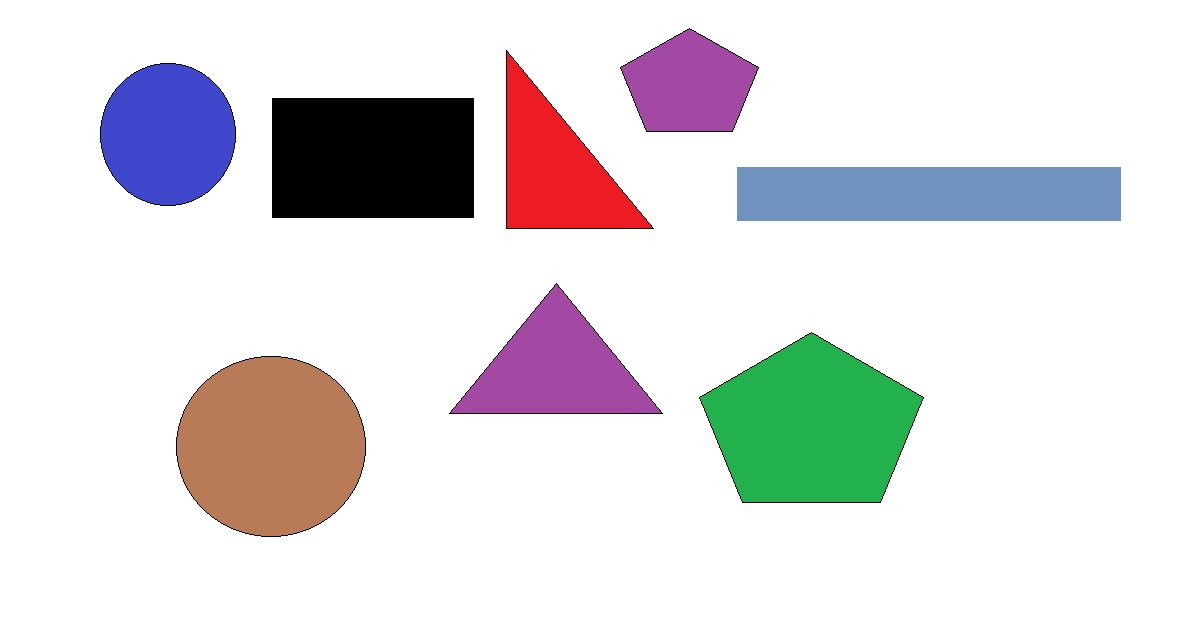
#> input picture a5.jpg, 1192 x 623 px
$ python Shape_detection_on_image_a5.py   (older library calls are emulated)
#> lines starting #> are read from the running program, lines starting #| are printed output that depends on the picture; after the words box and inside, x2 and y2 are one past the last pixel; in counts of white or black regions, pixels touching at a corner belong together
# import the necessary packages
import cv2

class ShapeDetector:
	def __init__(self):
		pass

	def detect(self, c):
		# initialize the shape name and approximate the contour
		shape = "unidentified"
		peri = cv2.arcLength(c, True)
		approx = cv2.approxPolyDP(c, 0.04 * peri, True)
		# if the shape is a triangle, it will have 3 vertices
		if len(approx) == 3:
			shape = "triangle"

		# if the shape has 4 vertices, it is either a square or
		# a rectangle
		elif len(approx) == 4:
			# compute the bounding box of the contour and use the
			# bounding box to compute the aspect ratio
			(x, y, w, h) = cv2.boundingRect(approx)
			ar = w / float(h)

			# a square will have an aspect ratio that is approximately
			# equal to one, otherwise, the shape is a rectangle
			shape = "square" if ar >= 0.95 and ar <= 1.05 else "rectangle"

		# if the shape is a pentagon, it will have 5 vertices
		elif len(approx) == 5:
			shape = "pentagon"

		# otherwise, we assume the shape is a circle
		else:
			shape = "circle"

		# return the name of the shape
		return shape

import argparse
import imutils
import cv2
import numpy as np
import matplotlib.pyplot as plt

# construct the argument parse and parse the arguments
#ap = argparse.ArgumentParser()
#ap.add_argument("-i", "--image", required=True,help="a,jpg")
#args = vars(ap.parse_args())
# load the image and resize it to a smaller factor so that
# the shapes can be approximated better
image = cv2.imread('a5.jpg')
#> image is the input picture: shape (623, 1192, 3); mean B, G, R 224, 221.9, 224.5
resized = imutils.resize(image, width=300)
ratio = image.shape[0] / float(resized.shape[0])
#> ratio = 3.99

# convert the resized image to grayscale, blur it slightly,
# and threshold it
gray = cv2.cvtColor(resized, cv2.COLOR_BGR2GRAY)
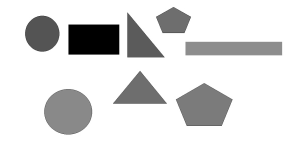
#> gray: shape (156, 300); min 0, max 255, mean 222.9


ret,thresh = cv2.threshold(gray,200,255,cv2.THRESH_BINARY_INV)
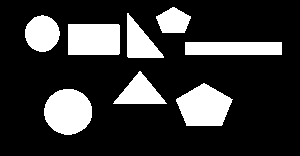
#> thresh: shape (156, 300); 20.9% white; 8 white regions

cv2.imshow('a1',thresh)
# find contours in the thresholded image and initialize the
# shape detector
cnts = cv2.findContours(thresh.copy(), cv2.RETR_EXTERNAL,
	cv2.CHAIN_APPROX_SIMPLE)
#> cnts = 8 contours; box (x1, y1, x2, y2) and area: (44, 89, 92, 135) 1668, (176, 83, 233, 126) 1630, (68, 24, 120, 55) 1529, (185, 42, 282, 55) 1152, (25, 15, 60, 52) 940, (113, 71, 167, 104) 862, (127, 13, 164, 58) 829, (156, 7, 191, 33) 605
cnts = cnts[0] if imutils.is_cv2() else cnts[1]
sd = ShapeDetector()

# loop over the contours
for c in cnts:
    # compute the center of the contour, then detect the name of the
    # shape using only the contour
    M = cv2.moments(c)
    if M["m00"]>0:
        cX = int((M["m10"] / M["m00"]) * ratio)
        cY = int((M["m01"] / M["m00"]) * ratio)
        shape = sd.detect(c)

    # multiply the contour (x, y)-coordinates by the resize ratio,
    # then draw the contours and the name of the shape on the image
        c = c.astype("float")
        c *= ratio
        c = c.astype("int")
        cv2.drawContours(image, [c], -1, (0, 255, 0), 2)
        cv2.putText(image, shape, (cX, cY), cv2.FONT_HERSHEY_SIMPLEX,0.5, (0, 0, 100), 2)

    # show the output image
        cv2.imshow("Image", image)
        cv2.waitKey(0)
#> this loop made 8 passes
#> (c, cX, cY, shape, peri in detect, approx in detect, x in detect, y in detect) on pass 4: ([[738, 167], [738, 215], [1122, 215], [1122, 167]], 930, 191, 'rectangle', 216, [[185, 42], [185, 54], [281, 54], [281, 42]], 185, 42)
#> (cX, cY, shape, peri in detect, approx in detect, x in detect, y in detect, w in detect) on pass 5: (373, 155, 'rectangle', 160.8, [[68, 24], [68, 54], [119, 53], [118, 24]], 68, 24, 52)
#> pass 1, `cv2.imshow("Image", image)`:
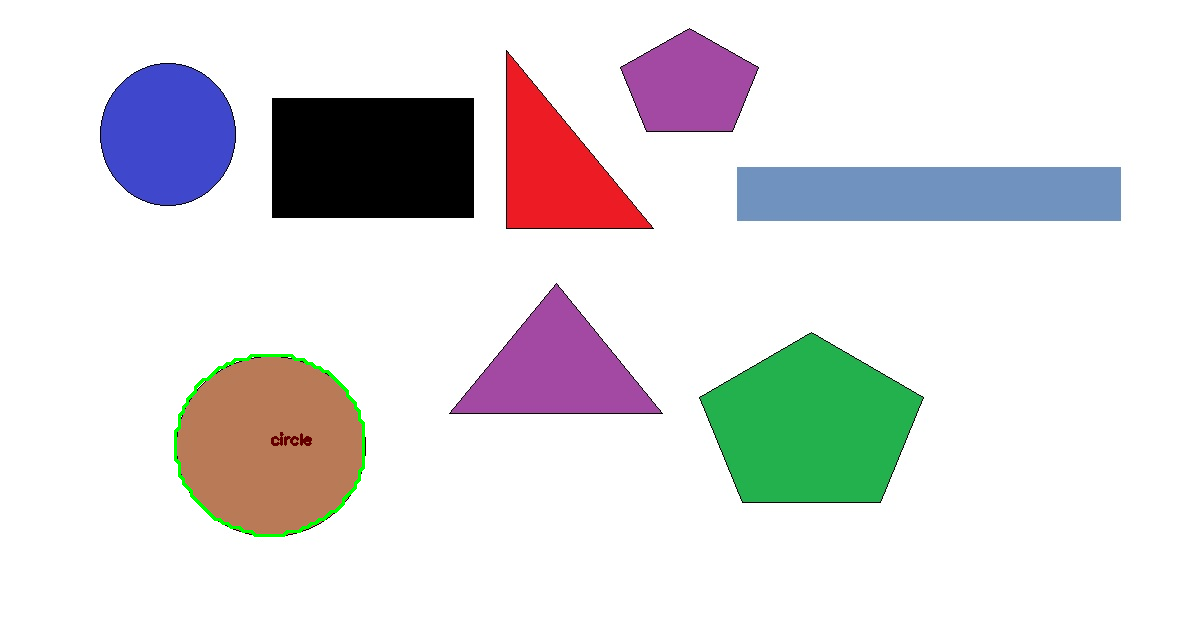
#> window 'Image': shape (623, 1192, 3); mean B, G, R 223.6, 222.1, 223.9
#> pass 2, `cv2.imshow("Image", image)`:
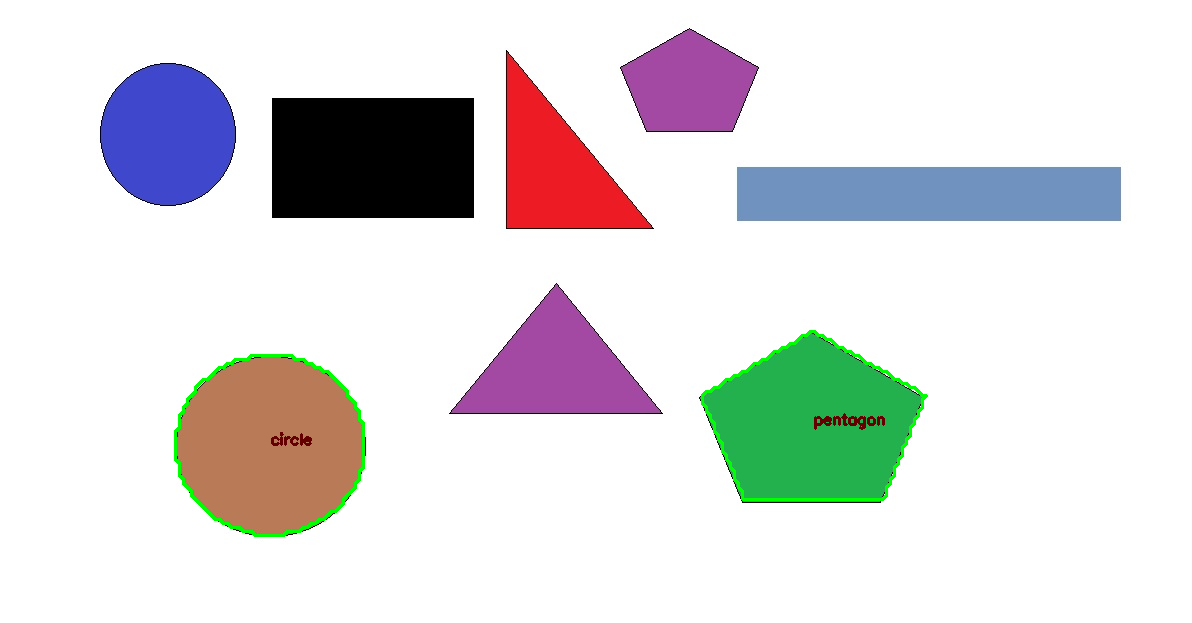
#> window 'Image': shape (623, 1192, 3); mean B, G, R 223.1, 222.2, 223.6
#> after the loop:
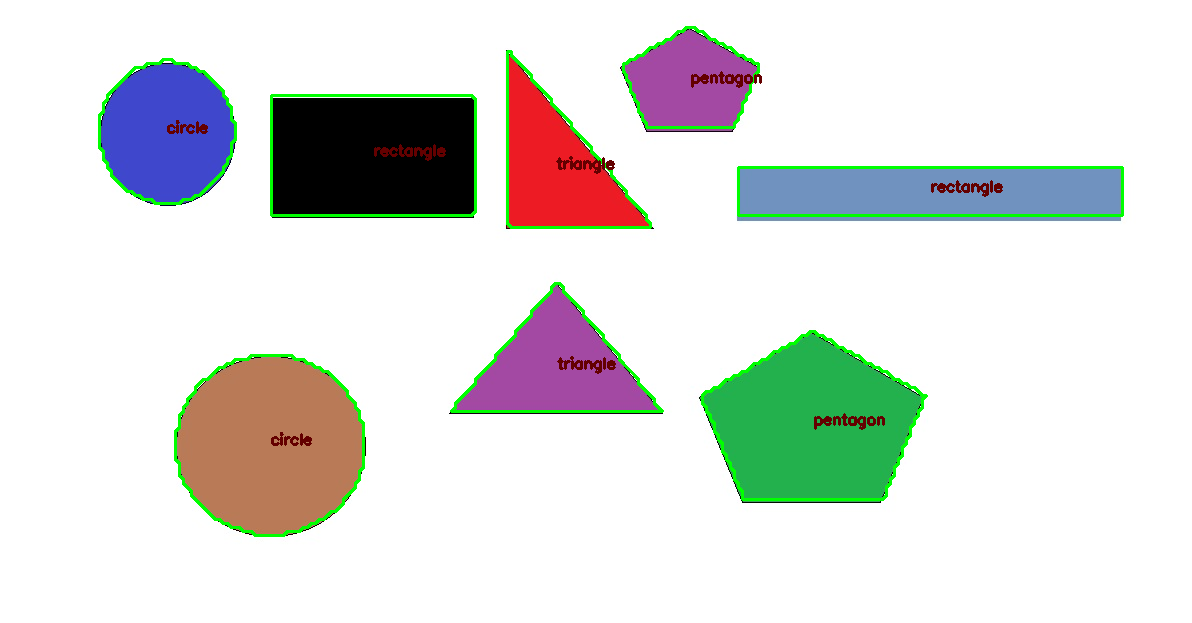
#> image: shape (623, 1192, 3); 2.49% of pixels changed, all inside (x1, y1, x2, y2) = (98, 26, 1124, 537)

$ run again, with a22.jpg copied over a5.jpg
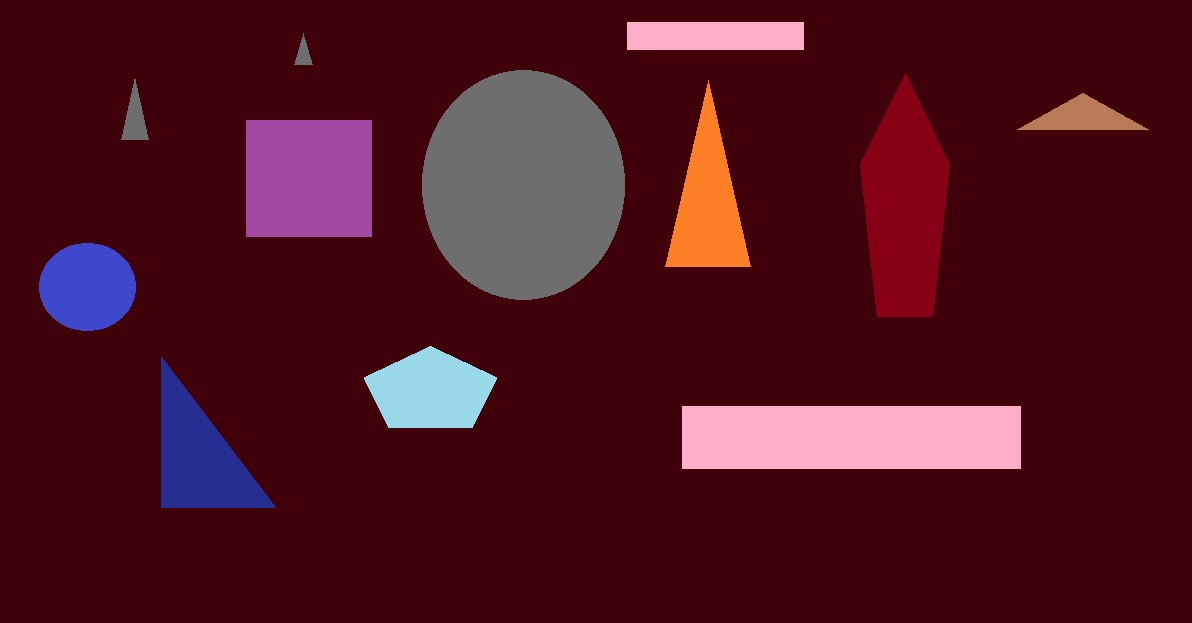
#> input picture a22.jpg, 1192 x 623 px
#> image is the input picture: shape (623, 1192, 3); mean B, G, R 30.6, 18.5, 78.8
#> `ret,thresh = cv2.threshold(gray,200,255,cv2.THRESH_BINARY_INV)`:
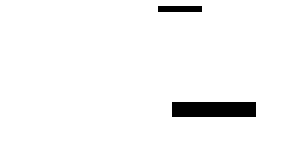
#> thresh: shape (156, 300); 96.7% white; 2 black regions
#> `cnts = cv2.findContours(thresh.copy(), cv2.RETR_EXTERNAL, cv2.CHAIN_AP..`: cnts = 1 contour; box (x1, y1, x2, y2) and area: (0, 0, 300, 156) 46345
#> `cnts = cnts[0] if imutils.is_cv2() else cnts[1]`: cnts = [[[0, 0], [0, 155], [299, 155], [299, 0]]]
#> the loop `for c in cnts:` made 1 pass
#> (c, cX, cY, shape, peri in detect, approx in detect, x in detect, y in detect) on pass 1: ([[0, 0], [0, 619], [1194, 619], [1194, 0]], 597, 309, 'rectangle', 908, [[0, 0], [0, 155], [299, 155], [299, 0]], 0, 0)
#> pass 1, `cv2.imshow("Image", image)`:
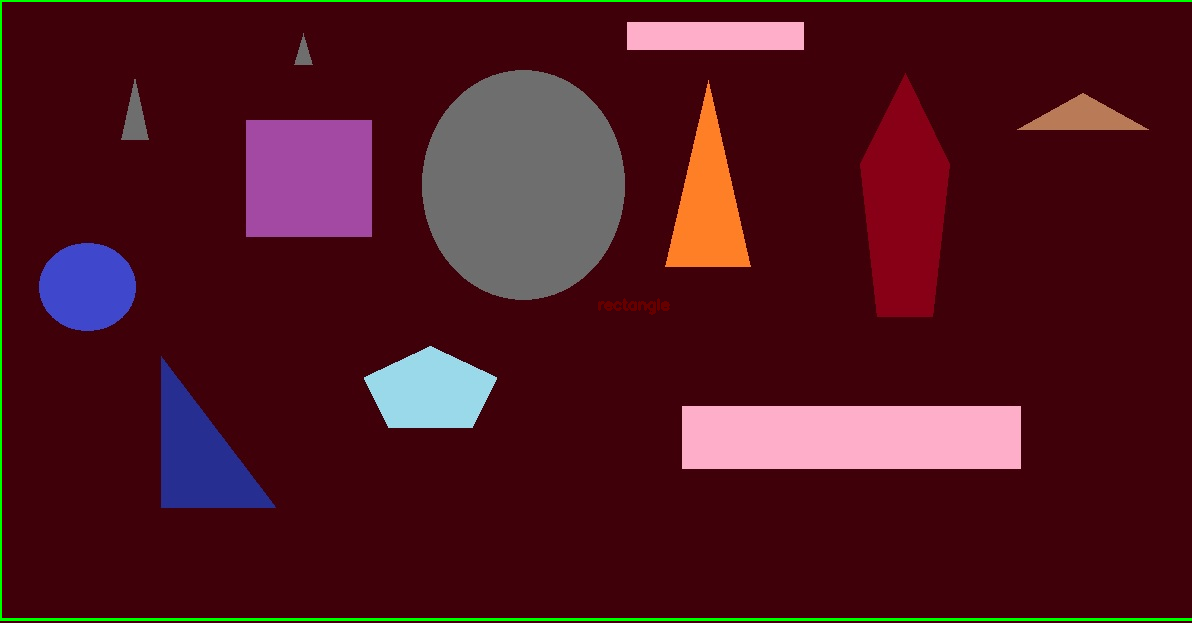
#> window 'Image': shape (623, 1192, 3); mean B, G, R 30.5, 20.9, 78.2
